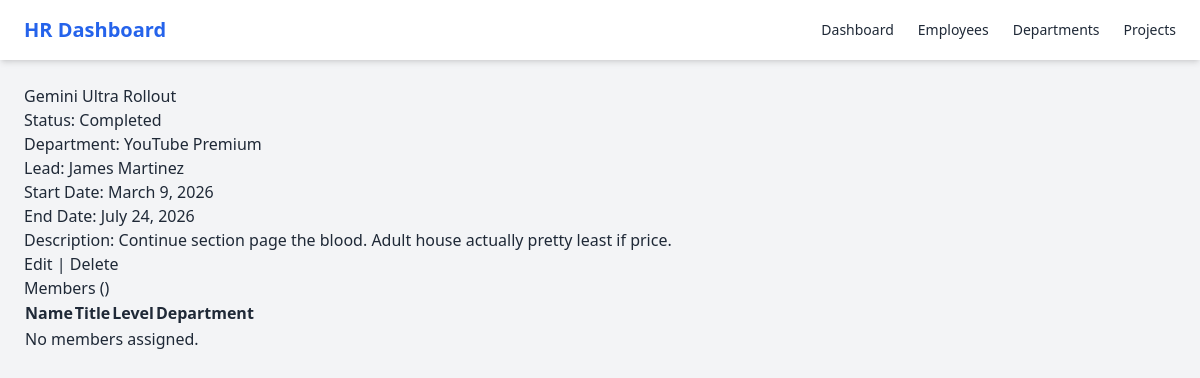
The app's page /projects/2/ with its own data.
### hrms/models.py (models this page shows, shortened)
class Project(models.Model):
    name = models.CharField(max_length=200)
    description = models.TextField(blank=True)
    status = models.CharField(
        max_length=6,
        choices=ProjectStatus.choices,
        default=ProjectStatus.PLANNING,
    )
    department = models.ForeignKey(
        Department,
        null=True,
        blank=True,
        on_delete=models.SET_NULL,
        related_name="projects",
    )
    lead = models.ForeignKey(
        Employee,
        null=True,
        blank=True,
        on_delete=models.SET_NULL,
        related_name="led_projects",
    )
    members = models.ManyToManyField(
        Employee,
        blank=True,
        related_name="projects",
    )
    start_date = models.DateField(null=True, blank=True)
    end_date = models.DateField(null=True, blank=True)
    created_at = models.DateTimeField(auto_now_add=True)
    updated_at = models.DateTimeField(auto_now=True)
    class Meta:
        ordering = ["name"]

class Department(models.Model):
    name = models.CharField(max_length=200, unique=True)
    description = models.TextField(blank=True)
    parent = models.ForeignKey(
        "self",
        null=True,
        blank=True,
        on_delete=models.SET_NULL,
        related_name="sub_departments",
    )
    created_at = models.DateTimeField(auto_now_add=True)
    class Meta:
        ordering = ["name"]

class Employee(models.Model):
    first_name = models.CharField(max_length=100)
    last_name = models.CharField(max_length=100)
    email = models.EmailField(unique=True)
    title = models.CharField(max_length=200)
    employee_type = models.CharField(
        max_length=2,
        choices=EmployeeType.choices,
        default=EmployeeType.INDIVIDUAL_CONTRIBUTOR,
    )
    level = models.CharField(
        max_length=5,
        choices=EmployeeLevel.choices,
        default=EmployeeLevel.L1,
    )
    department = models.ForeignKey(
        Department,
        null=True,
        blank=True,
        on_delete=models.SET_NULL,
        related_name="employees",
    )
    manager = models.ForeignKey(
        "self",
        null=True,
        blank=True,
        on_delete=models.SET_NULL,
        related_name="direct_reports",
    )
    hire_date = models.DateField()
    is_active = models.BooleanField(default=True)
    bio = models.TextField(blank=True)
    created_at = models.DateTimeField(auto_now_add=True)
    updated_at = models.DateTimeField(auto_now=True)
    @property
    def full_name(self):
        return f"{self.first_name} {self.last_name}"
    class Meta:
        ordering = ["last_name", "first_name"]

### hrms/views.py (the view)
# urls.py: path("projects/<int:pk>/",           views.ProjectDetailView.as_view(), name="project_detail"),
class ProjectDetailView(DetailView):
    model = Project
    template_name = "hrms/projects/project_detail.html"

### hrms/templates/hrms/projects/project_detail.html (shortened to what this page needs)
{% extends "hrms/base.html" %}
{% block content %}
<h1>{{ project.name }}</h1>
<p>Status: {{ project.get_status_display }}</p>
<p>Department:
  {% if project.department %}
    <a href="{% url 'hrms:department_detail' project.department.pk %}">{{ project.department.name }}</a>
  {% else %}—{% endif %}
</p>
<p>Lead:
  {% if project.lead %}
    <a href="{% url 'hrms:employee_detail' project.lead.pk %}">{{ project.lead.full_name }}</a>
  {% else %}—{% endif %}
</p>
<p>Start Date: {{ project.start_date|default:"Not set" }}</p>
<p>End Date: {{ project.end_date|default:"Not set" }}</p>
<p>Description: {{ project.description }}</p>
<p>
  <a href="{% url 'hrms:project_update' project.pk %}">Edit</a> |
  <button
    hx-delete="{% url 'hrms:project_delete' project.pk %}"
    hx-target="#delete-result"
    hx-swap="innerHTML"
    hx-confirm="Permanently delete {{ project.name }}?"
  >Delete</button>
</p>
<h2>Members ({{ members.count }})</h2>
<table border="1">
  <thead>
    <tr><th>Name</th><th>Title</th><th>Level</th><th>Department</th></tr>
  </thead>
  <tbody>
    {% for member in members %}
    <tr>
      <td><a href="{% url 'hrms:employee_detail' member.pk %}">{{ member.full_name }}</a></td>
      <td>{{ member.title }}</td>
      <td>{{ member.get_level_display }}</td>
      <td>
        {% if member.department %}
          <a href="{% url 'hrms:department_detail' member.department.pk %}">{{ member.department.name }}</a>
        {% else %}—{% endif %}
      </td>
    </tr>
    {% empty %}
    <tr><td colspan="4">No members assigned.</td></tr>
    {% endfor %}
  </tbody>
</table>
{% endblock %}

### records on screen
Project: name "Gemini Ultra Rollout", status "Completed", department.name "YouTube Premium", lead.full_name "James Martinez", start_date "March 9, 2026", end_date "July 24, 2026", description "Continue section page the blood. Adult house actually pretty least if price."
